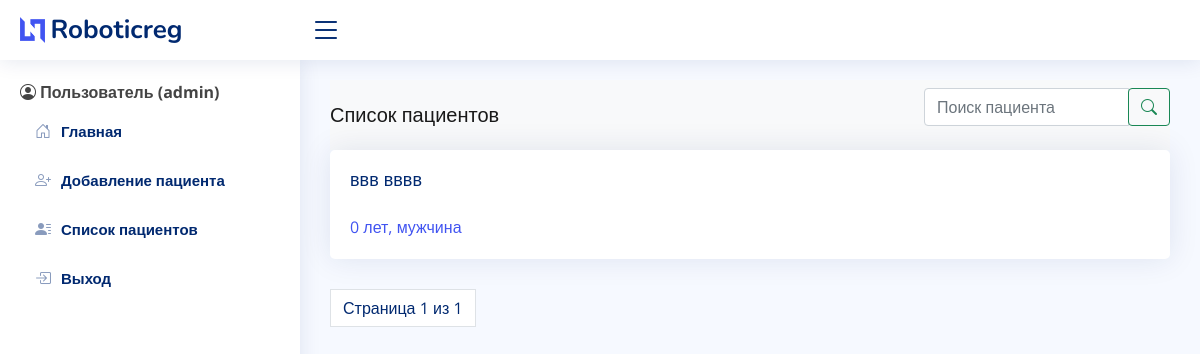
The app's page /pacient/all (signed in) with its own data.
### medical/models.py (models this page shows)
class Pacient(models.Model):
    GENDER_CHOICES = (
        ("м","Мужчина"),
        ("ж","Женщина"),
    )
    pacient_id = models.AutoField(primary_key=True)
    name = models.CharField(max_length=20)
    surname = models.CharField(max_length=20)
    date_birth = models.DateField()
    gender = models.CharField(max_length=20, choices=GENDER_CHOICES, default=" ")
    def get_id(self):
        return int(self.pacient_id)
    def get_current_age(self):
        import datetime
        age = datetime.datetime.now().year - int(self.date_birth.year)
        count = age % 100
        if count >= 5 and count <= 20:
            age_string = str(age) + ' лет'
        else:
            count = count % 10
            if count == 1:
                age_string = str(age) + ' год'
            elif count >= 2 and count <= 4:
                age_string = str(age) + ' года'
            else:
                age_string = str(age) + ' лет'
        return age_string
    def __str__(self):
        return f"{self.name} {self.surname}"

### medical/views.py (the view)
# urls.py: path("pacient/all", views.show_all_pacients, name="show_all"),
@login_required
def show_all_pacients(request):
    object_list = Pacient.objects.all()
    paginator = Paginator(object_list, 4)
    page = request.GET.get('page')
    try:
        pacients = paginator.page(page)
    except PageNotAnInteger:
        pacients = paginator.page(1)
    except EmptyPage:
        pacients = paginator.page(paginator.num_pages)
    return render(request, "pacient_list.html",
                  {'page': page,
                   'pacients': pacients})

### medical/templates/pacient_list.html
{% extends "base.html" %}
{% block content %}
<nav class="navbar navbar-light bg-light justify-content-between">
  <a class="navbar-brand">Список пациентов</a>
  <form method="GET" action = "{% url "search" %}" class="form-inline">
    <div class="input-group mb-3">
      <input class="form-control mr-sm-2" type="search" name="search" placeholder="Поиск пациента" aria-label="Search">
      <div class="input-group-append">
        <button class="btn btn-outline-success my-2 my-sm-0" type="submit"><i class="bi bi-search"></i></button>
      </div>
    </div>
  </form>
</nav>
{% if not pacients %}
  <p class="card-text"><b>Пациентов пока что нет! <a href="{% url "add" %}">Добавить нового пациента</a></b></p>
{% else %}
  {% for pacient in pacients %}
    <a href="/pacient/{{pacient.get_id}}">
        <div class="card">
            <div class="card-body">
            <h5 class="card-title">{{pacient}}</h5>
            <p class="card-text">{{pacient.get_current_age}}, {% if pacient.gender == "м" %} мужчина {% else %} женщина {% endif %}</p>
            </div>
        </div>
    </a>
  {% endfor %}
  {% include "pagination.html" with page=pacients %}
{% endif %}
{% endblock %}

### medical/templates/base.html (shortened to what this page needs)
<!DOCTYPE html>
<html lang="ru">
  {% load static %}
  <head>
    <link href="{% static "vendor/bootstrap/css/bootstrap.min.css" %}" rel="stylesheet">
    <link href="{% static "vendor/bootstrap-icons/bootstrap-icons.css" %}" rel="stylesheet">
    <link href="{% static "vendor/boxicons/css/boxicons.min.css" %}" rel="stylesheet">
    <link href="{% static "vendor/quill/quill.snow.css" %}" rel="stylesheet">
    <link href="{% static "vendor/quill/quill.bubble.css" %}" rel="stylesheet">
    <link href="{% static "vendor/remixicon/remixicon.css" %}" rel="stylesheet">
    <link href="{% static "vendor/simple-datatables/style.css" %}" rel="stylesheet">
    <link href="{% static "css/style.css" %}" rel="stylesheet">
  </head>
  <body>
    <header id="header" class="header fixed-top d-flex align-items-center">
      <div class="d-flex align-items-center justify-content-between">
        <a href="{% url "home" %}" class="logo d-flex align-items-center">
          <img src="{% static "img/logo.png" %}" alt="">
          <span class="d-none d-lg-block">Roboticreg</span>
        </a>
        <i class="bi bi-list toggle-sidebar-btn"></i>
      </div>
    </header>
    <aside id="sidebar" class="sidebar">
      <ul class="sidebar-nav" id="sidebar-nav">
        <li class="nav-item">
          {% if user.is_authenticated %}
            <i class="bi bi-person-circle"></i>
            <span><b>Пользователь {{ user.first_name }} ({{ user.username }})</b></span>
        </li>
      </ul>
      <ul class="sidebar-nav" id="sidebar-nav">
        <li class="nav-item">
          <a class="nav-link collapsed" href="{% url "home" %}">
            <i class="bi bi-house-door"></i>
            <span>Главная</span>
          </a>
        </li>
      </ul>
      <ul class="sidebar-nav" id="sidebar-nav">
        <li class="nav-item">
          <a class="nav-link collapsed" href="{% url "add" %}">
            <i class="bi bi-person-plus"></i>
            <span>Добавление пациента</span>
          </a>
        </li>
      </ul>
      <ul class="sidebar-nav" id="sidebar-nav">
        <li class="nav-item">
          <a class="nav-link collapsed" href="{% url "show_all" %}">
            <i class="bi bi-person-lines-fill"></i>
            <span> Список пациентов </span>
          </a>
        </li>
      </ul>
      <ul class="sidebar-nav" id="sidebar-nav">
        <li class="nav-item">
          <a class="nav-link collapsed" href="{% url "logout" %}">
            <i class="bi bi-box-arrow-in-right"></i>
            <span>Выход</span>
          </a>
        </li>
      </ul>
      {% endif %}
    </aside>
    <main id="main" class="main">
    {% block content %}
    {% endblock %}
  </body>
</html>

### medical/static/css/style.css (style rules this page uses)
:root { scroll-behavior: smooth; }
body { font-family: "Open Sans", sans-serif; background: #f6f9ff; color: #444444; }
a { color: #4154f1; text-decoration: none; }
h1, h2, h3, h4, h5, h6 { font-family: "Nunito", sans-serif; }
#main { margin-top: 60px; padding: 20px 30px; transition: all 0.3s; }
.card { margin-bottom: 30px; border: none; border-radius: 5px; box-shadow: 0px 0 30px rgba(1, 41, 112, 0.1); }
.card-title { padding: 20px 0 15px 0; font-size: 18px; font-weight: 500; color: #012970; font-family: "Poppins", sans-serif; }
.card-body { padding: 0 20px 20px 20px; }
.logo { line-height: 1; }
@media (min-width: 1200px) { .logo { width: 280px; } }
.logo img { max-height: 26px; margin-right: 6px; }
.logo span { font-size: 26px; font-weight: 700; color: #012970; font-family: "Nunito", sans-serif; }
.header { transition: all 0.5s; z-index: 997; height: 60px; box-shadow: 0px 2px 20px rgba(1, 41, 112, 0.1); background-color: #fff; padding-left: 20px; }
.header .toggle-sidebar-btn { font-size: 32px; padding-left: 10px; cursor: pointer; color: #012970; }
.sidebar { position: fixed; top: 60px; left: 0; bottom: 0; width: 300px; z-index: 996; transition: all 0.3s; padding: 20px; overflow-y: auto; scrollbar-width: thin; scrollbar-color: #aab7cf transparent; box-shadow: 0px 0px 20px rgba(1, 41, 112, 0.1); background-color: #fff; }
@media (min-width: 1200px) { #main, #footer { margin-left: 300px; } }
.sidebar-nav { padding: 0; margin: 0; list-style: none; }
.sidebar-nav li { padding: 0; margin: 0; list-style: none; }
.sidebar-nav .nav-item { margin-bottom: 5px; }
.sidebar-nav .nav-link { display: flex; align-items: center; font-size: 15px; font-weight: 600; color: #4154f1; transition: 0.3; background: #f6f9ff; padding: 10px 15px; border-radius: 4px; }
.sidebar-nav .nav-link i { font-size: 16px; margin-right: 10px; color: #4154f1; }
.sidebar-nav .nav-link.collapsed { color: #012970; background: #fff; }
.sidebar-nav .nav-link.collapsed i { color: #899bbd; }

### records on screen
Pacient: name+surname "ввв вввв", get_current_age "0 лет", gender "мужчина"

### other values on screen
{{ user.username }} "admin"
{{ page.number }} "1"
{{ page.paginator.num_pages }} "1"
